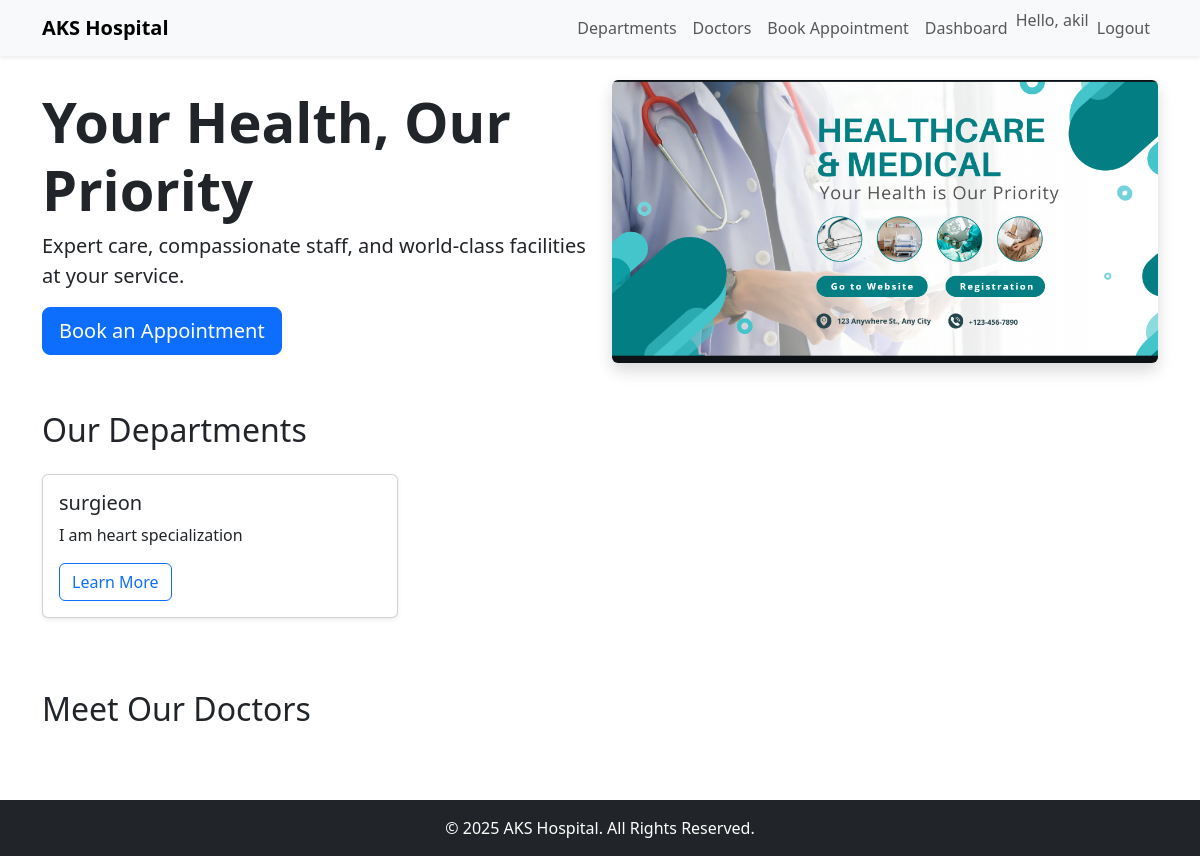
The app's page / (signed in) with its own data.
### core/models.py (models this page shows, shortened)
class CustomUser(AbstractUser):
    ROLE_CHOICES = (
        ('patient', 'Patient'),
        ('doctor', 'Doctor'),
    )
    role = models.CharField(max_length=10, choices=ROLE_CHOICES, default='patient')

class Department(models.Model):
    name = models.CharField(max_length = 100)
    description = models.TextField(blank = True)
    image = models.ImageField(upload_to='images/', blank=True, null=True)

### core/views.py (the view)
# urls.py: path('', views.homepage, name='home'),
def homepage(request):
    departments = Department.objects.all()[:6]  # Limit to 6 for neatness
    doctors = Doctor.objects.filter(is_featured=True)[:4]  # You can add a boolean field for featured doctors
    return render(request, 'core/home.html', {
        'departments': departments,
        'doctors': doctors
    })

### core/templates/core/home.html (shortened to what this page needs)
{% extends 'base.html' %}
{% load static %}
{% block content %}
<div class="container mt-4">
    <div class="row align-items-center mb-5">
        <div class="col-md-6">
            <h1 class="display-4 fw-bold">Your Health, Our Priority</h1>
            <p class="lead">Expert care, compassionate staff, and world-class facilities at your service.</p>
            <a href="{% url 'book_appointment' %}" class="btn btn-primary btn-lg">Book an Appointment</a>
        </div>
        <div class="col-md-6">
            <img src="{% static 'images/hospital_banner.png' %}" class="img-fluid rounded shadow" alt="Hospital">
        </div>
    </div>
    <h2 class="mb-4">Our Departments</h2>
    <div class="row">
        {% for dept in departments %}
        <div class="col-md-4 mb-4">
            <div class="card h-100 shadow-sm">
                <div class="card-body">
                    <h5 class="card-title">{{ dept.name }}</h5>
                    <p class="card-text">{{ dept.description|truncatechars:100 }}</p>
                    <a href="{% url 'departments_detail' dept.pk %}" class="btn btn-outline-primary">Learn More</a>
                </div>
            </div>
        </div>
        {% endfor %}
    </div>
    <h2 class="mt-5 mb-4">Meet Our Doctors</h2>
</div>
{% endblock %}

### core/templates/base.html (shortened to what this page needs)
{% load static %}
<!DOCTYPE html>
<html lang="en">
<head>
    <link href="https://cdn.jsdelivr.net/npm/bootstrap@5.3.3/dist/css/bootstrap.min.css" rel="stylesheet">
    <link rel="stylesheet" href="{% static 'css/style.css' %}">
</head>
<body>
    <nav class="navbar navbar-expand-lg navbar-light bg-light shadow-sm">
        <div class="container">
            <a class="navbar-brand fw-bold" href="{% url 'home' %}">AKS Hospital</a>
            <div class="collapse navbar-collapse" id="mainNav">
                <ul class="navbar-nav ms-auto">
                    <li class="nav-item"><a class="nav-link" href="{% url 'departments_list' %}">Departments</a></li>
                    <li class="nav-item"><a class="nav-link" href="{% url 'doctors' %}">Doctors</a></li>
               {% if user.is_authenticated %}
                    {% if user.role == "patient" %}
                        <li class="nav-item"><a class="nav-link" href="{% url 'book_appointment' %}">Book Appointment</a></li>
                        <li class="nav-item"><a class="nav-link" href="{% url 'patient_dashboard' %}">Dashboard</a></li>
                    {% elif user.role == "doctor" %}
                        <li class="nav-item"><a class="nav-link" href="{% url 'doctor_dashboard' %}">Doctor Dashboard</a></li>
                    {% endif %}
                    <li class="nav-item"><span class="navbar-text">Hello, {{ user.username }}</span></li>
                    <li class="nav-item"><a class="nav-link" href="{% url 'logout' %}">Logout</a></li>
                {% else %}
                    <li class="nav-item"><a class="nav-link" href="{% url 'login' %}">Login</a></li>
                {% endif %}
                </ul>
            </div>
        </div>
    </nav>
    <main>
        {% block content %}{% endblock %}
    </main>
    <footer class="bg-dark text-white text-center py-3 mt-5">
        <p class="mb-0">© 2025 AKS Hospital. All Rights Reserved.</p>
    </footer>
</body>
</html>

### records on screen
CustomUser: username "akil"
Department: name "surgieon", description "I am heart specialization"
